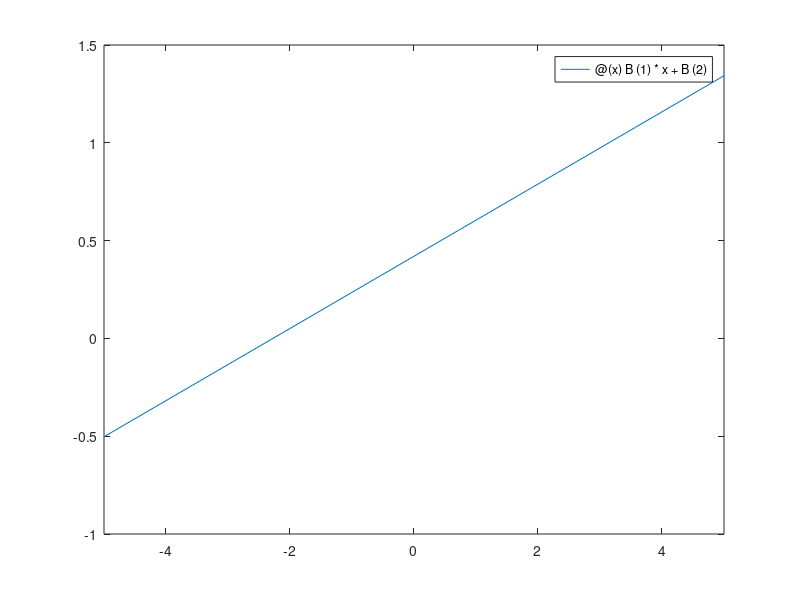

This chart was generated by the following MATLAB code:
% method finds a relation between voltage and lux read from ldr

% constants
pwm = [50 100 150 200 250];
lux = [11.2 17.46 27.35 36.88 47.63];


plot(pwm, lux, '.');

% finds a linear relationship
B = polyfit(pwm, lux, 1);


% function
f = @(x) B(1)*x + B(2);

fplot(f);

% disps
disp(B);